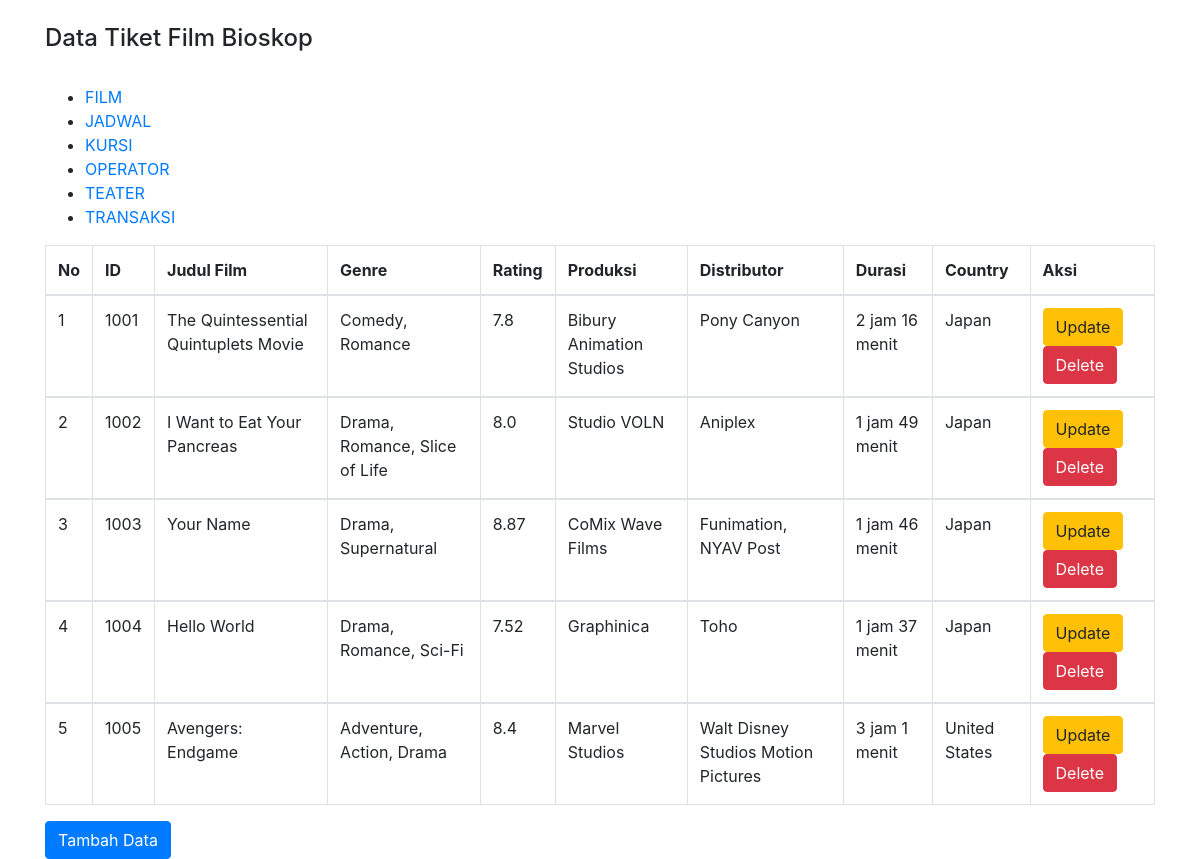
The app's page /film.php with its own data.
### tables this page shows
CREATE TABLE `film` (
  `id_film` varchar(20) NOT NULL,
  `judul` varchar(50) DEFAULT NULL,
  `genre` varchar(50) DEFAULT NULL,
  `rating` varchar(5) DEFAULT NULL,
  `produksi` varchar(50) DEFAULT NULL,
  `distributor` varchar(50) DEFAULT NULL,
  `durasi` varchar(20) DEFAULT NULL,
  `country` varchar(30) DEFAULT NULL,
  `created_at` datetime NOT NULL,
  `updated_at` timestamp NOT NULL DEFAULT current_timestamp() ON UPDATE current_timestamp()
);

### film.php (the view, shortened to what this page needs)
<!DOCTYPE html>
<html>
<head>
    <link rel="stylesheet" href="bootstrap/css/bootstrap.min.css">
</head>
<body>
<div class="container">
    <br>
    <h4>Data Tiket Film Bioskop</h4>
    <table class="table table-bordered table-hover">
        <br>
        <thead>
        <tr>
            <th>No</th>
            <th>ID</th>
            <th>Judul Film</th>
            <th>Genre</th>
            <th>Rating</th>
            <th>Produksi</th>
            <th>Distributor</th>
            <th>Durasi</th>
            <th>Country</th>
            <th colspan='2'>Aksi</th>
        </tr>
        </thead>
        <?php
        include "koneksi.php";
        $sql="select * from film";
        include "menu.php";
        $hasil=mysqli_query($kon,$sql);
        $no=0;
        while ($data = mysqli_fetch_array($hasil)) {
            $no++;
            ?>
            <tbody>
            <tr>
                <td><?php echo $no;?></td>
                <td><?php echo $data["id_film"]; ?></td>
                <td><?php echo $data["judul"];   ?></td>
                <td><?php echo $data["genre"];   ?></td>
                <td><?php echo $data["rating"];   ?></td>
                <td><?php echo $data["produksi"];   ?></td>
                <td><?php echo $data["distributor"];   ?></td>
                <td><?php echo $data["durasi"];   ?></td>
                <td><?php echo $data["country"];   ?></td>
                <td>
                    <a href="update.php?id_film=<?php echo htmlspecialchars($data['id_film']); ?>" class="btn btn-warning" role="button">Update</a>
                    <a href="<?php echo htmlspecialchars($_SERVER["PHP_SELF"]);?>?id_film=<?php echo $data['id_film']; ?>" class="btn btn-danger" role="button">Delete</a>
                </td>
            </tr>
            </tbody>
            <?php
        }
        ?>
    </table>
    <a href="create.php" class="btn btn-primary" role="button">Tambah Data</a>
</div>
</body>
</html>

### records on screen
film: id_film "1001", judul "The Quintessential Quintuplets Movie", genre "Comedy, Romance", rating "7.8", produksi "Bibury Animation Studios", distributor "Pony Canyon", durasi "2 jam 16 menit", country "Japan"
film: id_film "1002", judul "I Want to Eat Your Pancreas", genre "Drama, Romance, Slice of Life", rating "8.0", produksi "Studio VOLN", distributor "Aniplex", durasi "1 jam 49 menit", country "Japan"
film: id_film "1003", judul "Your Name", genre "Drama, Supernatural", rating "8.87", produksi "CoMix Wave Films", distributor "Funimation, NYAV Post", durasi "1 jam 46 menit", country "Japan"
film: id_film "1004", judul "Hello World", genre "Drama, Romance, Sci-Fi", rating "7.52", produksi "Graphinica", distributor "Toho", durasi "1 jam 37 menit", country "Japan"
film: id_film "1005", judul "Avengers: Endgame", genre "Adventure, Action, Drama", rating "8.4", produksi "Marvel Studios", distributor "Walt Disney Studios Motion Pictures", durasi "3 jam 1 menit", country "United States"
